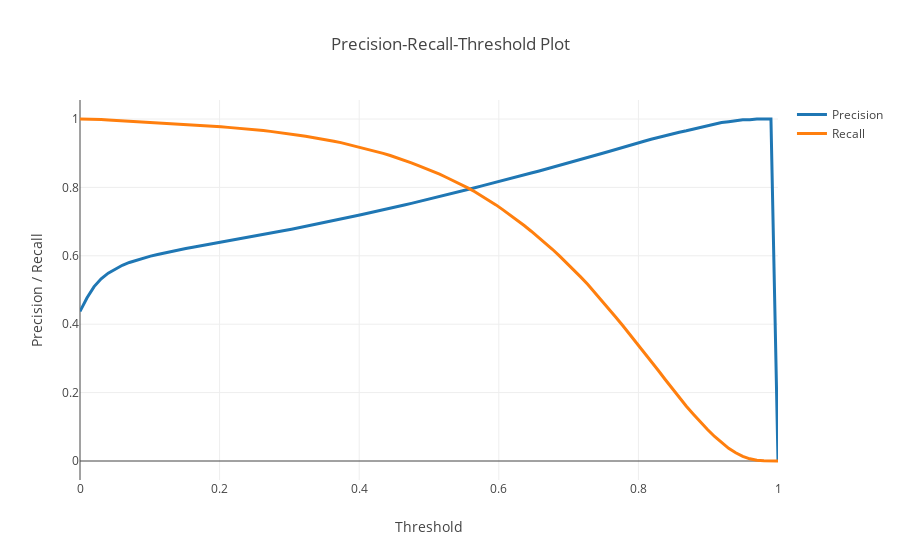

Here is the notebook cell this chart was saved with:
### Code cell
plot_prec_rec_th(y_train, probas[:,1], pos_label=1, neg_label=0)
